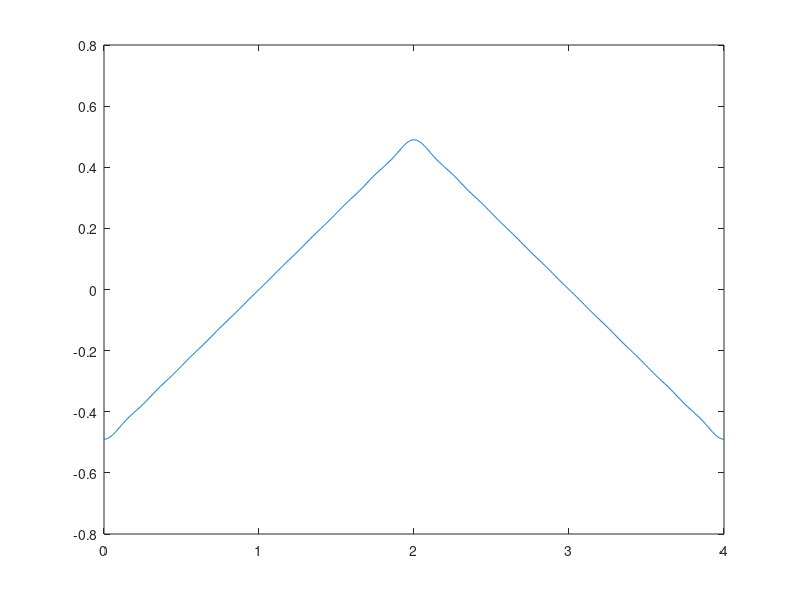
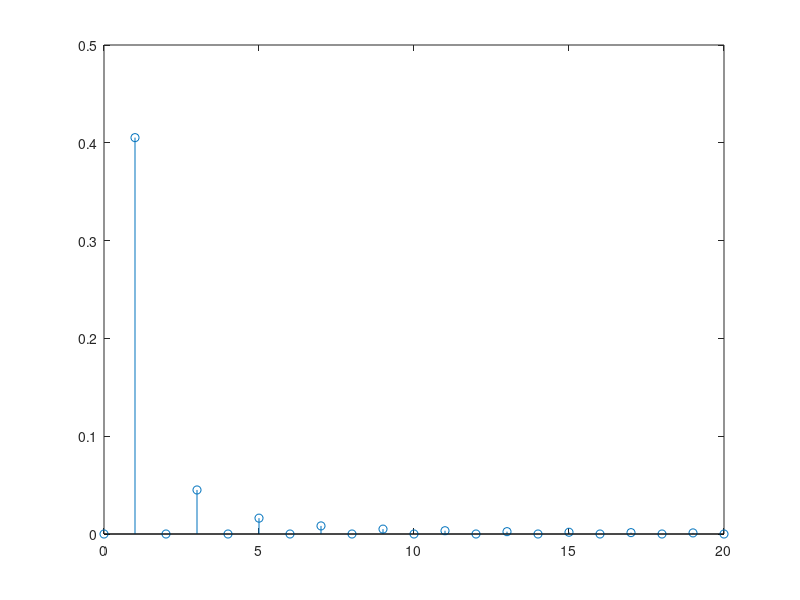
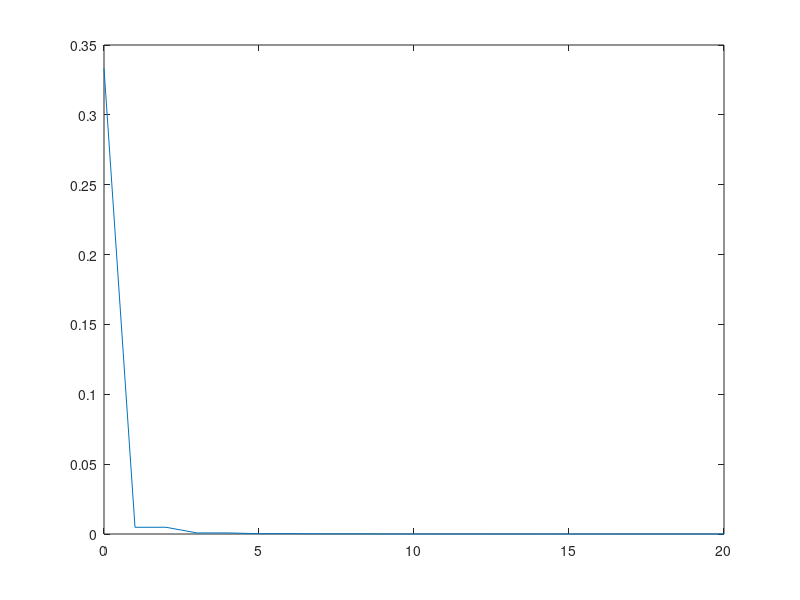

These charts were generated, in order, by the following MATLAB code:
clc
clear all
close all

d=0.25;
N=20;
T=4;
P=1000;
t=linspace(0,T,P);
w0=2*pi/T;
tau=d*T;
a0=0;
x=a0;
e2=1/3*(T/4)^3-a0^2*T;
for n=1:N
    Xpn=((-1)^n-1)/(-j*2*pi*n);
    Xtn=Xpn*1/(j*w0*n);
    x=x+Xtn*2*cos(w0*n*t);
    A(n+1)=abs(Xtn*2);
    plot(t,x)
    e2(n+1)=e2(n)-Xtn^2*T*2; %błąd aproksymacji
end
figure
stem(0:N,A)
figure
plot(0:N,e2)